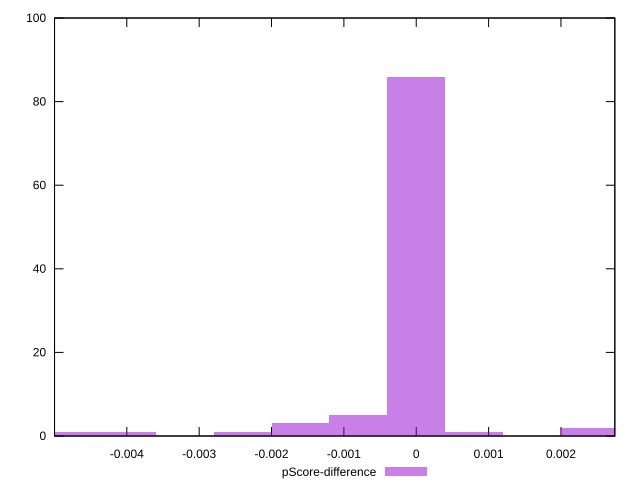

Recreate this plot in gnuplot.
reset

$pScoreDifference <<EOF
0.002398533520013334 2
0 86
-0.0007995111733377781 5
-0.0015990223466755562 3
-0.003997555866688891 1
0.0007995111733377781 1
-0.004797067040026668 1
-0.002398533520013334 1
EOF

set key outside below
set boxwidth 0.0007995111733377781
set xrange [-0.004998888888888886:0.0027444444444444382]
set yrange [0:100]
set trange [0:100]
set style fill transparent solid 0.5 noborder
set terminal svg size 640, 490 enhanced background rgb 'white'
set output "report/report_00029_2021-02-24T13-36-40.390Z/uses-rel-preconnect/samples/agenda/pScore-difference/histogram.svg"

plot $pScoreDifference title "pScore-difference" with boxes

reset
